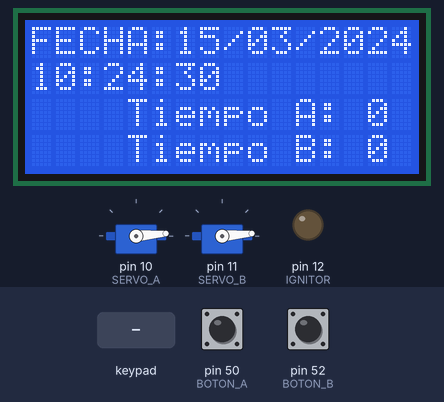
The program below on a simulated Arduino Mega 2560, built with avr-gcc and run on an emulated ATmega2560. Parts: 16×4 character LCD, 2 × servo, output pins drawn as LEDs (lit = HIGH). The test bench sets the inputs (shaded band); at power-on: pin 50 (BOTON_A) HIGH, pin 52 (BOTON_B) HIGH. The local clock reads 2024-03-15 10:24:30 at power-on unless the program sets it.

Above: at 1.3 s.
1.4 s: pin 50 (BOTON_A) pulled LOW for 1.3 s
At 2.7 s:
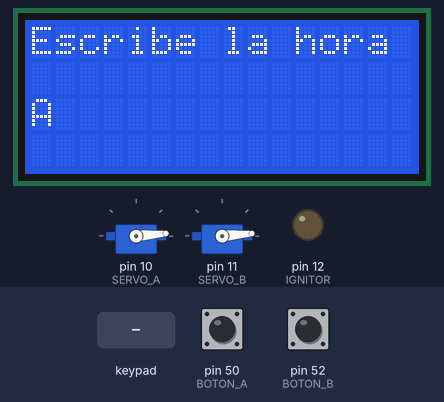
4.2 s: keypad keys 9 8 7 6 pressed 1.5 s apart
At 10.4 s:
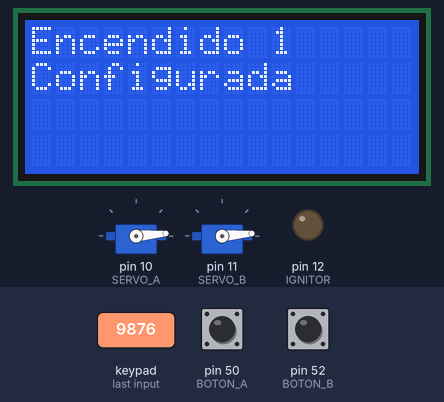
13.7 s: pin 52 (BOTON_B) pulled LOW for 1.3 s
At 15.6 s:
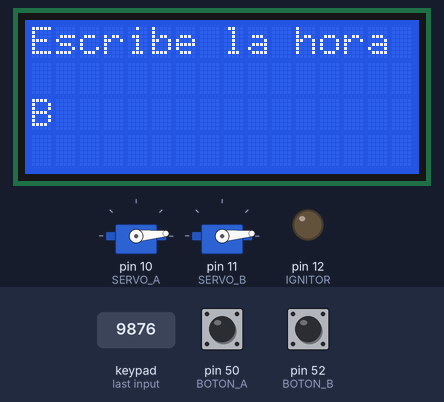
16.5 s: key 'A' pressed
At 17.7 s:
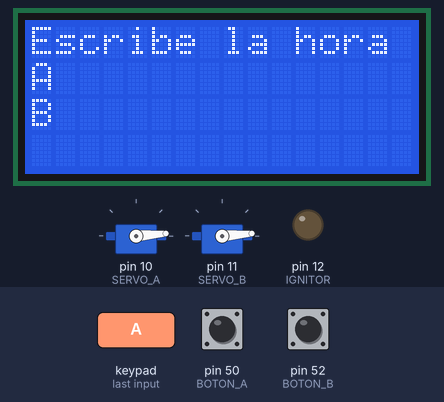
18.0 s: key 'B' pressed
At 19.3 s:
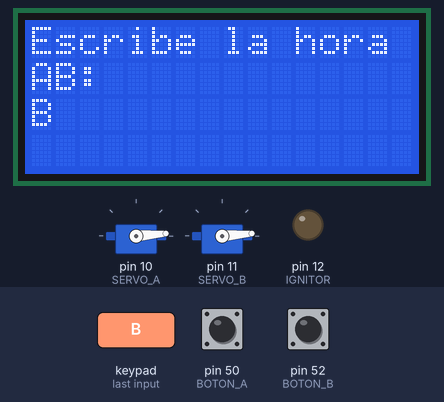
20.0 s: keypad keys 9 8 7 6 # pressed 1.5 s apart
At 22.6 s:
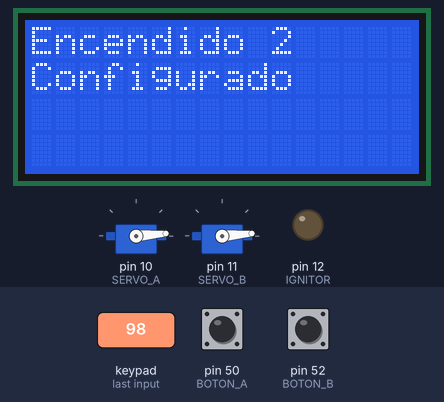
Timing chart, 0 to 24.1 s (numbered marks = the images above; inputs shaded):
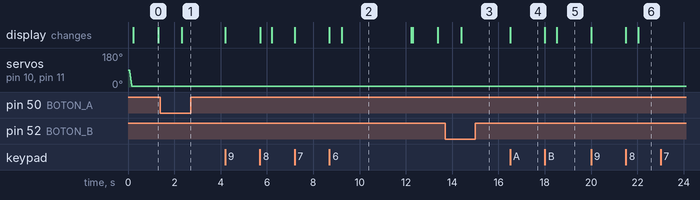

Measured:
- after the input at 1.4 s, the display: changes after 0.92 s (image 1)
- after the input at 4.2 s, the display: first changes at once (image 2 shows a later state)
- after the input at 13.7 s, the display: changes after 0.69 s (image 3)
- after the input at 16.5 s, the display: changes at once (image 4)
- after the input at 18.0 s, the display: first changes at once (image 5 shows a later state)
- after the input at 20.0 s, the display: first changes at once (image 6 shows a later state)
- what the display in image 0 shows lasts 1.1 s, from 0.2 s to 1.3 s

The program:

main.cpp
```cpp
/*
  Control temporizado para los quemadores de una estufa
  utilizando servomotores como actuadores.

  Autores:
  Heri (Alumno)
  Jesús David (Asesor)

  16/03/2018


  Sobre las librerias.
    En cada liinea de adición de las librerias utilizadas en el proyecto se
  al final de la linea se muestra el numero correspondiente al ID utilizao para
  su instalación via "pio lib install", las librerias que no con tengan este
  numero se incluyen en el proyecto.

*/

// Librerias.
#include <Arduino.h>
#include <Keypad.h>   // 165
#include <Wire.h>     // 2603
#include "LiquidCrystal_I2C.h"
#include <TimeLib.h>  // 44
#include <RTClib.h>   // 83
#include <Servo.h>    // 883

// Modo depuracion. COMENTAR PARA DESACTIVAR LA DEPURACION.
//#define DEPURACION

// Descomentar para actualizar hora con la del sistema.
//#define SETDATE

// Definiciones
#define BOTON_A 50 // Push para configuración hora A
#define BOTON_B 52 // Push para configuración hora B
#define IGNITOR  12 // Indicador.
#define SERVO_A 10 // Servomotor A
#define SERVO_B 11 // Servomotor B

// Fucniones. Declaraciones.
void mostrarHora();
void setHoraA();
void setHoraB();
void comparacion();

// Constantes para Keypad.
const byte filas = 4;
const byte columnas = 4;
byte pinesF[filas] = {9,8,7,6};
byte pinesC[columnas] = {5,4,3,2};
char teclas[filas][columnas] = {
  {'1','2','3','A'},
  {'4','5','6','B'},
  {'7','8','9','C'},
  {'*','0','#','D'}
};

// Variables.
char tecla;
unsigned long millisAnterior = 0;
unsigned long millisActual  = 0;
bool stateStop = false;
bool T_A = false;
int i;
int tecla1;
int seg1,min1,hor1,ano1,mes1,dia1; //Hora que trae el reloj DS1307RTC
int min2 = 0;
int hor2 = 0;
int min3 = 0;
int hor3 = 0;

// Banderas.
bool primerInicio = true;

// Instanciaciones.
Keypad teclado = Keypad(makeKeymap(teclas), pinesF, pinesC, filas, columnas);
RTC_DS1307 RTC;
LiquidCrystal_I2C lcd(0x3F,16,4);
Servo quemadorA;
Servo quemadorB;

void setup() {

  // Elementos para depuracion serial.
  #ifdef DEPURACION
    Serial.begin(9600);
    delay(1000);
    Serial.println("Iniciando configuracion...");
  #endif

  // Inicializando el puerto i2c.
  Wire.begin();
  #ifdef DEPURACION
    delay(1000);
    Serial.println("...  Inicializado i2c ...");
  #endif

  // Configurando modulo de reloj.
  RTC.begin(); // Iniciando.
  #ifdef SETDATE // En caso de quere actualizar la hora.
    RTC.adjust(DateTime(__DATE__, __TIME__));
  #endif
  #ifdef DEPURACION
    delay(1000);
    Serial.println("...  Configurado reloj (RTC) ...");
  #endif

  // Configurando LCD
  lcd.init();
  lcd.backlight();
  lcd.setCursor(0,0);
  #ifdef DEPURACION
    delay(1000);
    Serial.println("...  Inicializada LCD ...");
  #endif

  // Inicializando servos.
  quemadorA.attach(SERVO_A);
  quemadorB.attach(SERVO_B);
  for(int i = quemadorA.read(); i>=5; i--) {
    quemadorA.write(i);
    quemadorB.write(i);
    delay(1);
  }
  #ifdef DEPURACION
    delay(1000);
    Serial.println("...  Inicializados servos ...");
  #endif

  // Inicialización de contadores para retardo millis.
  millisAnterior = 0;
  millisActual  = 0;

  // Configurando entradas y salidas.
  pinMode(BOTON_A, INPUT_PULLUP); // Activando entrada para BOTON_A con PULL-UP.
  pinMode(BOTON_B, INPUT_PULLUP); // Activando entrada para BOTON_A con PULL-UP.
  pinMode(IGNITOR,OUTPUT);

  // Asegurando que inicie el chispero apagado-
  digitalWrite(IGNITOR, LOW);

  #ifdef DEPURACION
    delay(1000);
    Serial.println("... finanlizando configuracion ...");
    delay(100);
  #endif
}

void loop() {
  #ifdef DEPURACION
    delay(1000);
    Serial.println("En loop principal.");
  #endif

  lcd.clear();
  // Esperando por una pulsación. NOTA: BONTONES A Y B CON PULL-UP.
  if(!digitalRead(BOTON_A)) {
    #ifdef DEPURACION
      delay(1000);
      Serial.println("Se pulso BOTON_A");
    #endif

    setHoraA();
  }
  else if(!digitalRead(BOTON_B)) {
    #ifdef DEPURACION
      delay(1000);
      Serial.println("Se pulso BOTON_B");
    #endif

    setHoraB();
  }
  else {
    // Mostrando las horas real y programadas.
    mostrarHora();

    // Realizando la comparacion entre hora real y programada.
    if((min2==0)||(hor2==0)||(min3==0)||(hor3==0)) {
      primerInicio = false;
    }
    else {
      primerInicio = true;
    }
    if(((min1 >= min2)&&(hor1 >= hor2)) && primerInicio) {
      for(int i = 5; i<=175; i++) {
        // Encendiendo chispero
        digitalWrite(IGNITOR, HIGH);
        quemadorA.write(i);
        delay(50);
      }
      // Apagando chispero.
      digitalWrite(IGNITOR, LOW);
      min2 = 15;
      hor2 = 15;

      #ifdef DEPURACION
        Serial.println("Listo tiempo A");
      #endif
    }
    if(((min1 >= min3)&&(hor1 >= hor3)) && primerInicio) {
      for(int i = 5; i<=175; i++) {
        // Encendiendo chispero
        digitalWrite(IGNITOR, HIGH);
        quemadorB.write(i);
        delay(50);
      }
      // Apagando chispero.
      digitalWrite(IGNITOR, LOW);
      min3 = 15;
      hor3 = 15;

      #ifdef DEPURACION
        Serial.println("Listo tiempo B");
      #endif
    }
  }
}

// Funciones. Definiciones.
void mostrarHora() {
  #ifdef DEPURACION
    delay(1000);
    Serial.println("Se muestra hora.");
  #endif

  DateTime now = RTC.now();
  // En la anterior linea ya suponemos que el reloj ha sido SETeado en otro momento
  // y que la hora ya esta en la memoria. Esa hora esta en now().
  //De aqui en adelante nos vamos a dedicar a escribir la hora en la pantalla.
  lcd.setCursor(0,0);
  lcd.print("FECHA:");
  lcd.setCursor(6,0);
  dia1=now.day();
  if(dia1<10) {
    lcd.print("0");
    lcd.setCursor(7,0);
  }
  lcd.print(dia1);
  lcd.setCursor(8,0);
  lcd.print("/") ;
  lcd.setCursor(9,0);
  mes1=now.month();
  if(mes1<10) {
    lcd.print("0");
    lcd.setCursor(10,0);
  }
  lcd.print(mes1);
  lcd.setCursor(11,0);
  lcd.print("/") ;
  lcd.setCursor(12,0);
  ano1=now.year();
  if(ano1<10) {
    lcd.print("0");
    lcd.setCursor(13,0);}
  lcd.print(ano1);
  lcd.setCursor(0,1);
  hor1=now.hour();
  if(hor1<10) {
    lcd.print("0");
    lcd.setCursor(1,1);
  }
  lcd.print(hor1);
  lcd.setCursor(2,1);
  lcd.print(":") ;
  lcd.setCursor(3,1);
  min1=now.minute();
  if(min1<10) {
    lcd.print("0");
    lcd.setCursor(4,1);
  }
  lcd.print(min1);
  lcd.setCursor(5,1);
  lcd.print(":") ;
  lcd.setCursor(6,1);
  seg1=now.second();
  if(seg1<10) {
    lcd.print("0");
    lcd.setCursor(7,1);
  }
  lcd.print(seg1);

  // Tiempos de acción A
  lcd.setCursor(0,2);
  lcd.print("Tiempo A: ");
  lcd.setCursor(10,2);
  lcd.print(hor2);
  lcd.setCursor(12,2);
  lcd.print(":");
  lcd.setCursor(13,2);
  lcd.print(min2);

  // Tiempos de acción B
  lcd.setCursor(0,3);
  lcd.print("Tiempo B: ");
  lcd.setCursor(10,3);
  lcd.print(hor3);
  lcd.setCursor(12,3);
  lcd.print(":");
  lcd.setCursor(13,3);
  lcd.print(min3);


  delay(1000);
}

void setHoraA() {
  #ifdef DEPURACION
    delay(1000);
    Serial.println("Se esta configurando la hora A");
  #endif
  //Cuando se pulse el pulsador...
  //Pediremos al usuario que escriba la hora en la que quiere hacer sonar la alarma.
  lcd.clear();
  lcd.setCursor(0,0);
  lcd.print("Escribe la hora A");
  delay(1000);

  //La hora, constara de cuatro numeros ( 2 para los minutos y 2 para los segundos )
  // Por ello, daremos 5 vueltas dentro de un for, esperando a que el usuario pulse una tecla.
  // En la tercera vuelta (i=2), no debemos pedir al usuario que nos de un valor, sino que escribiremos " : " que separan las horas de los minutos.
  for(i=0; i<5; i++){
    char tecla;
    lcd.setCursor(i,1);
    if(i==2){lcd.print(":");
  }

  else {
    tecla=teclado.waitForKey(); // Esperamos a que pulse un boton.
    lcd.print(tecla);            //Escribimos el el valor de pulsacion en el LCD.

    switch(tecla) {              // Pulsacion es de tipo char, por eso hemos definido al principio de programa "pulsacion1", de tipo int, Que tendra un valor numerico que sera el de la hora en la que el usuario ha definido la alarma.Este valor, sera dependiendo el boton pulsado en el teclado matricial, que hemos guardado en
      case '1': tecla1=1;
      break;
      case '2': tecla1=2;
      break;
      case '3': tecla1=3;
      break;
      case '4': tecla1=4;
      break;
      case '5': tecla1=5;
      break;
      case '6': tecla1=6;
      break;
      case '7': tecla1=7;
      break;
      case '8': tecla1=8;
      break;
      case '9': tecla1=9;
      break;
      case '0': tecla1=0;
    }

    switch(i) {
      case 0: hor2=tecla1*10;       //Sabemos que el primer valor de los minutos sera un valor en decimas
      break;
      case 1: hor2=hor2+tecla1;     // El segundo valor de los minutos que sera una unidades
      break;
      case 3: min2=tecla1*10;       //Primer valor de los segundos que sera un valor en decimas
      break;
      case 4: min2=min2+tecla1;     //Segundo valor de los segundos que sera en unidades
      break;
    }
  }
  delay(500);
 }

 lcd.clear();
 lcd.setCursor(0,0);
 lcd.print("Encendido 1");
 lcd.setCursor(0,1);
 lcd.print("Configurada");
 delay(3000);
 lcd.clear();

 return;
}

void setHoraB() {
  #ifdef DEPURACION
    delay(1000);
    Serial.println("Se esta configurando la hora B");
  #endif
  //Cuando se pulse el pulsador...
  //Pediremos al usuario que escriba la hora en la que quiere hacer sonar la alarma.
  lcd.clear();
  lcd.setCursor(0,0);
  lcd.print("Escribe la hora B");
  delay(1000);

  //La hora, constara de cuatro numeros ( 2 para los minutos y 2 para los segundos )
  // Por ello, daremos 5 vueltas dentro de un for, esperando a que el usuario pulse una tecla.
  // En la tercera vuelta (i=2), no debemos pedir al usuario que nos de un valor, sino que escribiremos " : " que separan las horas de los minutos.
  for(i=0; i<5; i++){
    char tecla;
    lcd.setCursor(i,1);
    if(i==2){lcd.print(":");
  }

  else {
    tecla=teclado.waitForKey(); // Esperamos a que pulse un boton.
    lcd.print(tecla);            //Escribimos el el valor de pulsacion en el LCD.

    switch(tecla) {              // Pulsacion es de tipo char, por eso hemos definido al principio de programa "pulsacion1", de tipo int, Que tendra un valor numerico que sera el de la hora en la que el usuario ha definido la alarma.Este valor, sera dependiendo el boton pulsado en el teclado matricial, que hemos guardado en
      case '1': tecla1=1;
      break;
      case '2': tecla1=2;
      break;
      case '3': tecla1=3;
      break;
      case '4': tecla1=4;
      break;
      case '5': tecla1=5;
      break;
      case '6': tecla1=6;
      break;
      case '7': tecla1=7;
      break;
      case '8': tecla1=8;
      break;
      case '9': tecla1=9;
      break;
      case '0': tecla1=0;
    }

    switch(i) {
      case 0: hor3=tecla1*10;       //Sabemos que el primer valor de los minutos sera un valor en decimas
      break;
      case 1: hor3=hor3+tecla1;     // El segundo valor de los minutos que sera una unidades
      break;
      case 3: min3=tecla1*10;       //Primer valor de los segundos que sera un valor en decimas
      break;
      case 4: min3=min3+tecla1;     //Segundo valor de los segundos que sera en unidades
      break;
    }
  }
  delay(500);
 }

 lcd.clear();
 lcd.setCursor(0,0);
 lcd.print("Encendido 2");
 lcd.setCursor(0,1);
 lcd.print("Configurado");
 delay(3000);
 lcd.clear();

 return;
}
```
